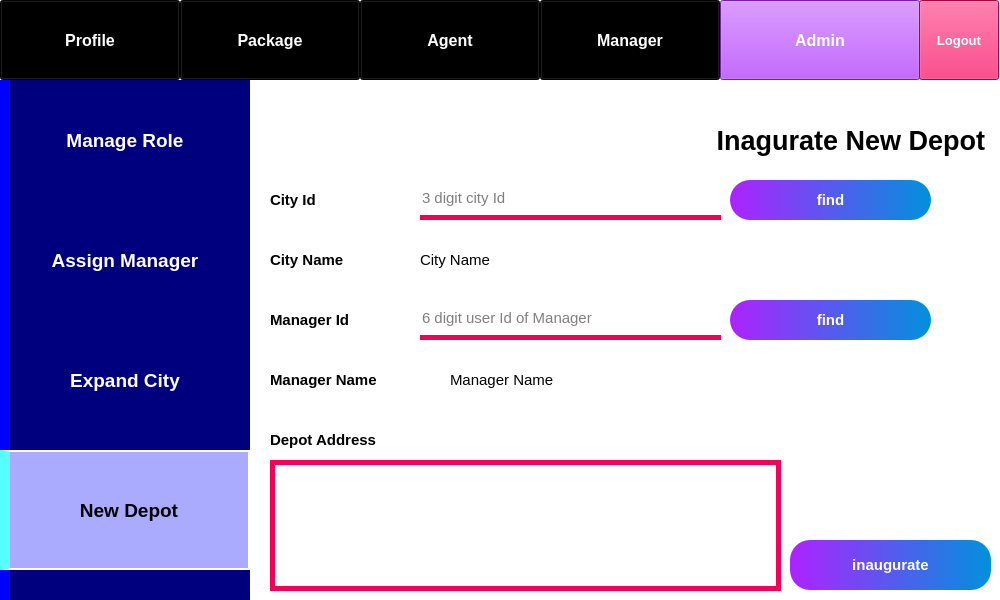
<?xml version="1.0" encoding="UTF-8"?>
<ui version="4.0">
 <class>MainWindow</class>
 <widget class="QMainWindow" name="MainWindow">
  <property name="geometry">
   <rect>
    <x>0</x>
    <y>0</y>
    <width>1000</width>
    <height>600</height>
   </rect>
  </property>
  <property name="windowTitle">
   <string>New Depot</string>
  </property>
  <property name="windowIcon">
   <iconset>
    <normaloff>../images/PMS logo.PNG</normaloff>../images/PMS logo.PNG</iconset>
  </property>
  <property name="styleSheet">
   <string notr="true">background-color: rgb(255, 255, 255);</string>
  </property>
  <widget class="QWidget" name="centralwidget">
   <widget class="QPushButton" name="pushButton">
    <property name="geometry">
     <rect>
      <x>0</x>
      <y>0</y>
      <width>180</width>
      <height>80</height>
     </rect>
    </property>
    <property name="font">
     <font>
      <pointsize>12</pointsize>
      <weight>75</weight>
      <bold>true</bold>
     </font>
    </property>
    <property name="styleSheet">
     <string notr="true">background-color: rgb(0, 0, 0);
color: rgb(255, 255, 255);</string>
    </property>
    <property name="text">
     <string>Profile</string>
    </property>
   </widget>
   <widget class="QPushButton" name="pushButton_2">
    <property name="geometry">
     <rect>
      <x>180</x>
      <y>0</y>
      <width>180</width>
      <height>80</height>
     </rect>
    </property>
    <property name="font">
     <font>
      <pointsize>12</pointsize>
      <weight>75</weight>
      <bold>true</bold>
     </font>
    </property>
    <property name="styleSheet">
     <string notr="true">background-color: rgb(0, 0, 0);
color: rgb(255, 255, 255);</string>
    </property>
    <property name="text">
     <string>Package</string>
    </property>
   </widget>
   <widget class="QPushButton" name="pushButton_3">
    <property name="geometry">
     <rect>
      <x>360</x>
      <y>0</y>
      <width>180</width>
      <height>80</height>
     </rect>
    </property>
    <property name="font">
     <font>
      <pointsize>12</pointsize>
      <weight>75</weight>
      <bold>true</bold>
     </font>
    </property>
    <property name="styleSheet">
     <string notr="true">background-color: rgb(0, 0, 0);
color: rgb(255, 255, 255);</string>
    </property>
    <property name="text">
     <string>Agent</string>
    </property>
   </widget>
   <widget class="QPushButton" name="pushButton_4">
    <property name="geometry">
     <rect>
      <x>540</x>
      <y>0</y>
      <width>180</width>
      <height>80</height>
     </rect>
    </property>
    <property name="font">
     <font>
      <pointsize>12</pointsize>
      <weight>75</weight>
      <bold>true</bold>
     </font>
    </property>
    <property name="styleSheet">
     <string notr="true">background-color: rgb(0, 0, 0);
color: rgb(255, 255, 255);</string>
    </property>
    <property name="text">
     <string>Manager</string>
    </property>
   </widget>
   <widget class="QPushButton" name="pushButton_5">
    <property name="geometry">
     <rect>
      <x>720</x>
      <y>0</y>
      <width>200</width>
      <height>80</height>
     </rect>
    </property>
    <property name="font">
     <font>
      <pointsize>12</pointsize>
      <weight>75</weight>
      <bold>true</bold>
     </font>
    </property>
    <property name="styleSheet">
     <string notr="true">background-color: rgb(173, 35, 255);
color: rgb(255, 255, 255);</string>
    </property>
    <property name="text">
     <string>Admin</string>
    </property>
   </widget>
   <widget class="QPushButton" name="pushButton_7">
    <property name="geometry">
     <rect>
      <x>919</x>
      <y>0</y>
      <width>80</width>
      <height>80</height>
     </rect>
    </property>
    <property name="font">
     <font>
      <pointsize>10</pointsize>
      <weight>75</weight>
      <bold>true</bold>
     </font>
    </property>
    <property name="styleSheet">
     <string notr="true">background-color: rgb(245, 0, 87);
color: rgb(255, 255, 255);</string>
    </property>
    <property name="text">
     <string>Logout</string>
    </property>
   </widget>
   <widget class="QLabel" name="label">
    <property name="geometry">
     <rect>
      <x>0</x>
      <y>80</y>
      <width>250</width>
      <height>520</height>
     </rect>
    </property>
    <property name="styleSheet">
     <string notr="true">background-color: rgb(0, 0, 127);
border-left: 10px solid rgb(0, 0, 255);</string>
    </property>
    <property name="text">
     <string/>
    </property>
   </widget>
   <widget class="QPushButton" name="pushButton_8">
    <property name="geometry">
     <rect>
      <x>0</x>
      <y>80</y>
      <width>250</width>
      <height>120</height>
     </rect>
    </property>
    <property name="font">
     <font>
      <pointsize>14</pointsize>
      <weight>75</weight>
      <bold>true</bold>
     </font>
    </property>
    <property name="styleSheet">
     <string notr="true">background-color: rgb(0, 0, 127);
color: rgb(255, 255, 255);
border-left: 10px solid rgb(0, 0, 255);</string>
    </property>
    <property name="text">
     <string>Manage Role</string>
    </property>
    <property name="flat">
     <bool>true</bool>
    </property>
   </widget>
   <widget class="QPushButton" name="pushButton_9">
    <property name="geometry">
     <rect>
      <x>0</x>
      <y>200</y>
      <width>250</width>
      <height>120</height>
     </rect>
    </property>
    <property name="font">
     <font>
      <pointsize>14</pointsize>
      <weight>75</weight>
      <bold>true</bold>
     </font>
    </property>
    <property name="styleSheet">
     <string notr="true">background-color: rgb(0, 0, 127);
color: rgb(255, 255, 255);
border-left: 10px solid rgb(0, 0, 255);</string>
    </property>
    <property name="text">
     <string>Assign Manager</string>
    </property>
    <property name="flat">
     <bool>true</bool>
    </property>
   </widget>
   <widget class="QLabel" name="label_2">
    <property name="geometry">
     <rect>
      <x>489</x>
      <y>100</y>
      <width>511</width>
      <height>81</height>
     </rect>
    </property>
    <property name="font">
     <font>
      <pointsize>20</pointsize>
      <weight>75</weight>
      <bold>true</bold>
     </font>
    </property>
    <property name="styleSheet">
     <string notr="true">background-color: rgba(255, 255, 255, 0);</string>
    </property>
    <property name="text">
     <string>Inagurate New Depot  </string>
    </property>
    <property name="alignment">
     <set>Qt::AlignRight|Qt::AlignTrailing|Qt::AlignVCenter</set>
    </property>
   </widget>
   <widget class="QLabel" name="label_13">
    <property name="geometry">
     <rect>
      <x>270</x>
      <y>180</y>
      <width>121</width>
      <height>40</height>
     </rect>
    </property>
    <property name="font">
     <font>
      <pointsize>11</pointsize>
      <weight>75</weight>
      <bold>true</bold>
     </font>
    </property>
    <property name="styleSheet">
     <string notr="true">background-color: rgba(255, 255, 255, 0);</string>
    </property>
    <property name="text">
     <string>City Id</string>
    </property>
    <property name="alignment">
     <set>Qt::AlignLeading|Qt::AlignLeft|Qt::AlignVCenter</set>
    </property>
   </widget>
   <widget class="QLineEdit" name="lineEdit">
    <property name="geometry">
     <rect>
      <x>420</x>
      <y>180</y>
      <width>301</width>
      <height>40</height>
     </rect>
    </property>
    <property name="font">
     <font>
      <pointsize>11</pointsize>
     </font>
    </property>
    <property name="styleSheet">
     <string notr="true">border: none;
border-bottom: 5px solid rgb(245, 0, 87);
background-color: rgba(255, 255, 255, 0.8);</string>
    </property>
    <property name="alignment">
     <set>Qt::AlignLeading|Qt::AlignLeft|Qt::AlignVCenter</set>
    </property>
    <property name="placeholderText">
     <string>3 digit city Id</string>
    </property>
   </widget>
   <widget class="QPushButton" name="pushButton_10">
    <property name="geometry">
     <rect>
      <x>790</x>
      <y>540</y>
      <width>201</width>
      <height>50</height>
     </rect>
    </property>
    <property name="font">
     <font>
      <pointsize>11</pointsize>
      <weight>75</weight>
      <bold>true</bold>
     </font>
    </property>
    <property name="styleSheet">
     <string notr="true">background-color: qlineargradient(spread:pad, x1:0, y1:0, x2:1, y2:0, stop:0 rgba(173, 35, 255, 255), stop:1 rgba(0, 145, 221, 255));
color: rgb(255, 255, 255);
border-radius: 20px;</string>
    </property>
    <property name="text">
     <string>inaugurate</string>
    </property>
   </widget>
   <widget class="QPushButton" name="pushButton_11">
    <property name="geometry">
     <rect>
      <x>0</x>
      <y>320</y>
      <width>250</width>
      <height>120</height>
     </rect>
    </property>
    <property name="font">
     <font>
      <pointsize>14</pointsize>
      <weight>75</weight>
      <bold>true</bold>
     </font>
    </property>
    <property name="styleSheet">
     <string notr="true">background-color: rgb(0, 0, 127);
color: rgb(255, 255, 255);
border-left: 10px solid rgb(0, 0, 255);
</string>
    </property>
    <property name="text">
     <string>Expand City</string>
    </property>
    <property name="flat">
     <bool>true</bool>
    </property>
   </widget>
   <widget class="QPushButton" name="pushButton_12">
    <property name="geometry">
     <rect>
      <x>0</x>
      <y>450</y>
      <width>250</width>
      <height>120</height>
     </rect>
    </property>
    <property name="font">
     <font>
      <pointsize>14</pointsize>
      <weight>75</weight>
      <bold>true</bold>
     </font>
    </property>
    <property name="styleSheet">
     <string notr="true">background-color: rgb(170, 170, 255);
color: rgb(0, 0, 0);
border: 2px solid white;
border-left: 10px solid rgb(85, 255, 255);
</string>
    </property>
    <property name="text">
     <string>New Depot</string>
    </property>
    <property name="flat">
     <bool>true</bool>
    </property>
   </widget>
   <widget class="QLabel" name="label_5">
    <property name="geometry">
     <rect>
      <x>480</x>
      <y>150</y>
      <width>521</width>
      <height>451</height>
     </rect>
    </property>
    <property name="styleSheet">
     <string notr="true">background-color: rgba(255, 255, 255, 0);</string>
    </property>
    <property name="text">
     <string/>
    </property>
    <property name="pixmap">
     <pixmap>../images/new depot.png</pixmap>
    </property>
    <property name="scaledContents">
     <bool>true</bool>
    </property>
   </widget>
   <widget class="QLabel" name="label_14">
    <property name="geometry">
     <rect>
      <x>270</x>
      <y>300</y>
      <width>130</width>
      <height>40</height>
     </rect>
    </property>
    <property name="font">
     <font>
      <pointsize>11</pointsize>
      <weight>75</weight>
      <bold>true</bold>
     </font>
    </property>
    <property name="styleSheet">
     <string notr="true">background-color: rgba(255, 255, 255, 0.5);</string>
    </property>
    <property name="text">
     <string>Manager Id</string>
    </property>
    <property name="alignment">
     <set>Qt::AlignLeading|Qt::AlignLeft|Qt::AlignVCenter</set>
    </property>
   </widget>
   <widget class="QLineEdit" name="lineEdit_2">
    <property name="geometry">
     <rect>
      <x>420</x>
      <y>300</y>
      <width>301</width>
      <height>40</height>
     </rect>
    </property>
    <property name="font">
     <font>
      <pointsize>11</pointsize>
     </font>
    </property>
    <property name="styleSheet">
     <string notr="true">border: none;
border-bottom: 5px solid rgb(245, 0, 87);
background-color: rgba(255, 255, 255, 0.8);</string>
    </property>
    <property name="alignment">
     <set>Qt::AlignLeading|Qt::AlignLeft|Qt::AlignVCenter</set>
    </property>
    <property name="placeholderText">
     <string>6 digit user Id of Manager</string>
    </property>
   </widget>
   <widget class="QLabel" name="label_15">
    <property name="geometry">
     <rect>
      <x>270</x>
      <y>240</y>
      <width>121</width>
      <height>40</height>
     </rect>
    </property>
    <property name="font">
     <font>
      <pointsize>11</pointsize>
      <weight>75</weight>
      <bold>true</bold>
     </font>
    </property>
    <property name="styleSheet">
     <string notr="true">background-color: rgba(255, 255, 255, 0.5);</string>
    </property>
    <property name="text">
     <string>City Name</string>
    </property>
    <property name="alignment">
     <set>Qt::AlignLeading|Qt::AlignLeft|Qt::AlignVCenter</set>
    </property>
   </widget>
   <widget class="QPushButton" name="pushButton_13">
    <property name="geometry">
     <rect>
      <x>730</x>
      <y>180</y>
      <width>201</width>
      <height>40</height>
     </rect>
    </property>
    <property name="font">
     <font>
      <pointsize>11</pointsize>
      <weight>75</weight>
      <bold>true</bold>
     </font>
    </property>
    <property name="styleSheet">
     <string notr="true">background-color: qlineargradient(spread:pad, x1:0, y1:0, x2:1, y2:0, stop:0 rgba(173, 35, 255, 255), stop:1 rgba(0, 145, 221, 255));
color: rgb(255, 255, 255);
border-radius: 20px;</string>
    </property>
    <property name="text">
     <string>find</string>
    </property>
   </widget>
   <widget class="QPushButton" name="pushButton_14">
    <property name="geometry">
     <rect>
      <x>730</x>
      <y>300</y>
      <width>201</width>
      <height>40</height>
     </rect>
    </property>
    <property name="font">
     <font>
      <pointsize>11</pointsize>
      <weight>75</weight>
      <bold>true</bold>
     </font>
    </property>
    <property name="styleSheet">
     <string notr="true">background-color: qlineargradient(spread:pad, x1:0, y1:0, x2:1, y2:0, stop:0 rgba(173, 35, 255, 255), stop:1 rgba(0, 145, 221, 255));
color: rgb(255, 255, 255);
border-radius: 20px;</string>
    </property>
    <property name="text">
     <string>find</string>
    </property>
   </widget>
   <widget class="QLabel" name="label_16">
    <property name="geometry">
     <rect>
      <x>270</x>
      <y>360</y>
      <width>171</width>
      <height>40</height>
     </rect>
    </property>
    <property name="font">
     <font>
      <pointsize>11</pointsize>
      <weight>75</weight>
      <bold>true</bold>
     </font>
    </property>
    <property name="styleSheet">
     <string notr="true">background-color: rgba(255, 255, 255, 0.5);</string>
    </property>
    <property name="text">
     <string>Manager Name</string>
    </property>
    <property name="alignment">
     <set>Qt::AlignLeading|Qt::AlignLeft|Qt::AlignVCenter</set>
    </property>
   </widget>
   <widget class="QLabel" name="label_17">
    <property name="geometry">
     <rect>
      <x>270</x>
      <y>420</y>
      <width>171</width>
      <height>40</height>
     </rect>
    </property>
    <property name="font">
     <font>
      <pointsize>11</pointsize>
      <weight>75</weight>
      <bold>true</bold>
     </font>
    </property>
    <property name="styleSheet">
     <string notr="true">background-color: rgba(255, 255, 255, 0.5);</string>
    </property>
    <property name="text">
     <string>Depot Address</string>
    </property>
    <property name="alignment">
     <set>Qt::AlignLeading|Qt::AlignLeft|Qt::AlignVCenter</set>
    </property>
   </widget>
   <widget class="QTextEdit" name="textEdit">
    <property name="geometry">
     <rect>
      <x>270</x>
      <y>460</y>
      <width>511</width>
      <height>131</height>
     </rect>
    </property>
    <property name="styleSheet">
     <string notr="true">background-color: rgba(255, 255, 255, 0.8);
border: 5px solid rgb(245, 0, 87);
background-color: rgba(255, 255, 255, 0.8);</string>
    </property>
   </widget>
   <widget class="QLabel" name="label_18">
    <property name="geometry">
     <rect>
      <x>420</x>
      <y>240</y>
      <width>301</width>
      <height>40</height>
     </rect>
    </property>
    <property name="font">
     <font>
      <pointsize>11</pointsize>
      <weight>50</weight>
      <bold>false</bold>
     </font>
    </property>
    <property name="styleSheet">
     <string notr="true">background-color: rgba(255, 255, 255, 0.8);</string>
    </property>
    <property name="text">
     <string>City Name</string>
    </property>
    <property name="alignment">
     <set>Qt::AlignLeading|Qt::AlignLeft|Qt::AlignVCenter</set>
    </property>
   </widget>
   <widget class="QLabel" name="label_19">
    <property name="geometry">
     <rect>
      <x>450</x>
      <y>360</y>
      <width>471</width>
      <height>40</height>
     </rect>
    </property>
    <property name="font">
     <font>
      <pointsize>11</pointsize>
      <weight>50</weight>
      <bold>false</bold>
     </font>
    </property>
    <property name="styleSheet">
     <string notr="true">background-color: rgba(255, 255, 255, 0.8);</string>
    </property>
    <property name="text">
     <string>Manager Name</string>
    </property>
    <property name="alignment">
     <set>Qt::AlignLeading|Qt::AlignLeft|Qt::AlignVCenter</set>
    </property>
   </widget>
   <zorder>label_5</zorder>
   <zorder>pushButton</zorder>
   <zorder>pushButton_2</zorder>
   <zorder>pushButton_3</zorder>
   <zorder>pushButton_4</zorder>
   <zorder>pushButton_5</zorder>
   <zorder>pushButton_7</zorder>
   <zorder>label</zorder>
   <zorder>pushButton_8</zorder>
   <zorder>pushButton_9</zorder>
   <zorder>label_2</zorder>
   <zorder>label_13</zorder>
   <zorder>lineEdit</zorder>
   <zorder>pushButton_10</zorder>
   <zorder>pushButton_11</zorder>
   <zorder>pushButton_12</zorder>
   <zorder>label_14</zorder>
   <zorder>lineEdit_2</zorder>
   <zorder>label_15</zorder>
   <zorder>pushButton_13</zorder>
   <zorder>pushButton_14</zorder>
   <zorder>label_16</zorder>
   <zorder>label_17</zorder>
   <zorder>textEdit</zorder>
   <zorder>label_18</zorder>
   <zorder>label_19</zorder>
  </widget>
 </widget>
 <resources/>
 <connections/>
</ui>
